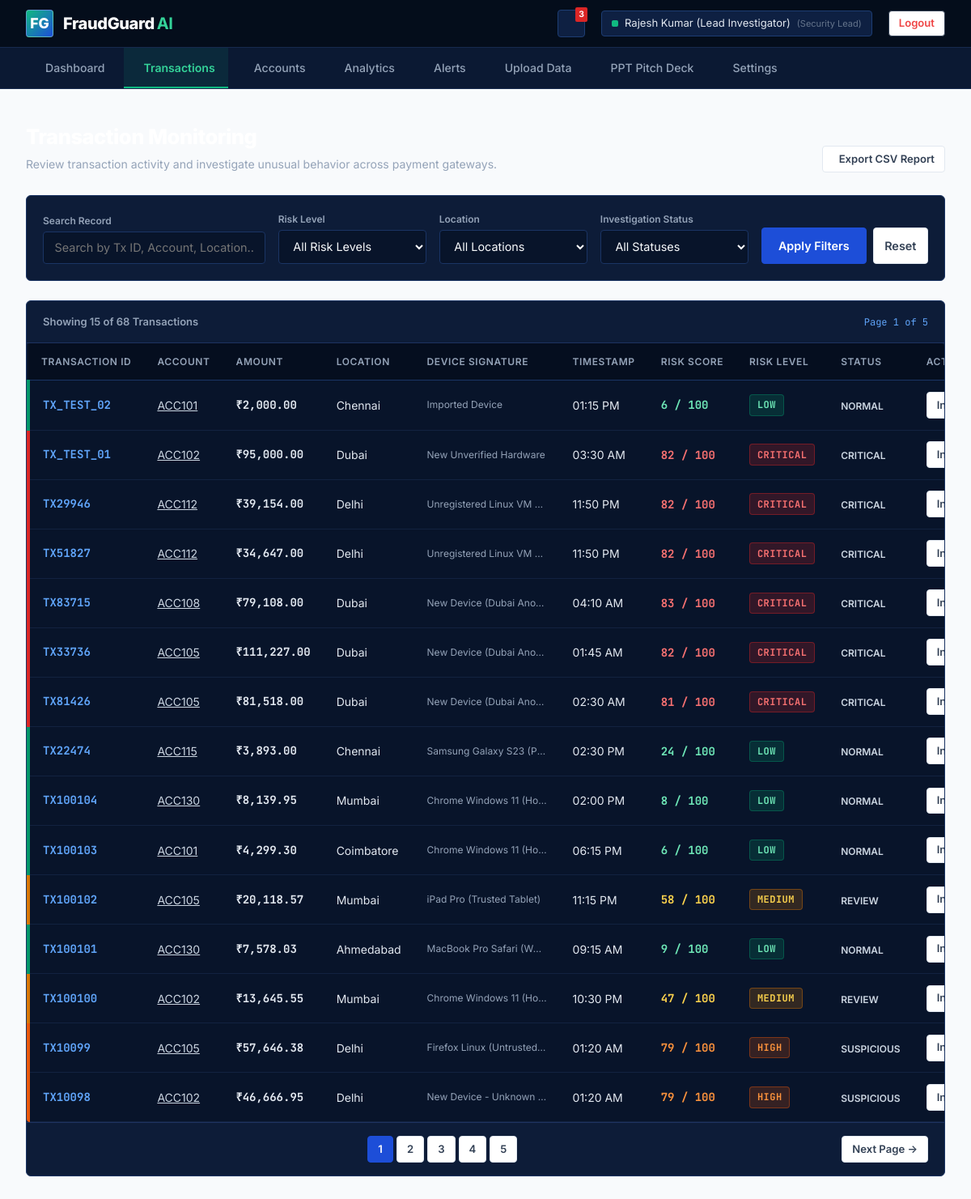
Page /transactions (signed in) on the earlier database version.
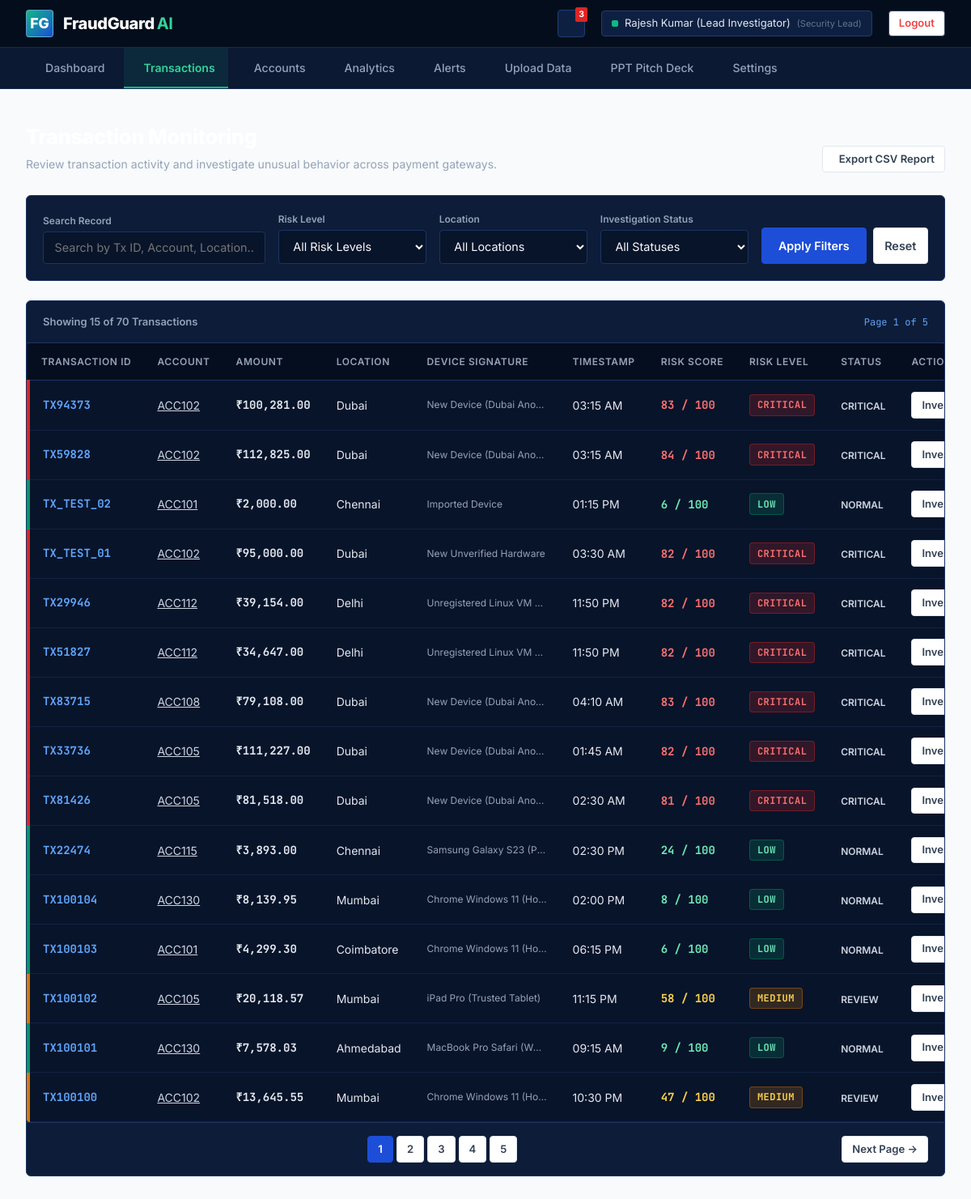
Same page on the later database version.
### tables this page shows
CREATE TABLE transactions (
            id INTEGER PRIMARY KEY AUTOINCREMENT,
            transaction_id TEXT UNIQUE NOT NULL,
            account_id TEXT NOT NULL,
            recipient_account_id TEXT,
            amount REAL NOT NULL,
            avg_amount REAL NOT NULL,
            location TEXT NOT NULL,
            time_str TEXT NOT NULL,
            device TEXT NOT NULL,
            new_device INTEGER DEFAULT 0,
            transactions_10min INTEGER DEFAULT 1,
            rule_score INTEGER DEFAULT 0,
            ml_score INTEGER DEFAULT 0,
            risk_score INTEGER DEFAULT 0,
            risk_level TEXT DEFAULT 'LOW',
            status TEXT DEFAULT 'NORMAL',
            flagged_reasons TEXT DEFAULT '[]',
            created_at TIMESTAMP DEFAULT CURRENT_TIMESTAMP
        );

### app.py (the view)
@app.route('/transactions')
@login_required
def transactions_view():
    risk_filter = request.args.get('risk', 'ALL')
    location_filter = request.args.get('location', 'ALL')
    status_filter = request.args.get('status', 'ALL')
    search_query = request.args.get('search', '')
    page = int(request.args.get('page', 1))
    per_page = 15
    offset = (page - 1) * per_page
    tx_list, total_count = get_all_transactions(
        limit=per_page,
        offset=offset,
        filter_risk=risk_filter,
        filter_location=location_filter,
        filter_status=status_filter,
        search=search_query
    )
    total_pages = max(1, (total_count + per_page - 1) // per_page)
    return render_template(
        'transactions.html',
        transactions=tx_list,
        total_count=total_count,
        page=page,
        total_pages=total_pages,
        risk_filter=risk_filter,
        location_filter=location_filter,
        status_filter=status_filter,
        search_query=search_query
    )

### app.py (called while the page is built)
def login_required(f):
    @wraps(f)
    def decorated_function(*args, **kwargs):
        if 'user_id' not in session:
            if request.is_json or request.path.startswith('/api/'):
                return jsonify({'success': False, 'message': 'Authentication required. Please log in.'}), 401
            return redirect(url_for('login_view', next=request.url))
        return f(*args, **kwargs)
    return decorated_function

### database.py (called while the page is built)
def get_db_connection():
    os.makedirs(os.path.dirname(DB_PATH), exist_ok=True)
    conn = sqlite3.connect(DB_PATH, timeout=30.0)
    conn.row_factory = sqlite3.Row
    return conn

### templates/transactions.html (shortened to what the changed rows need)
{% extends "base.html" %}
{% block content %}
<div class="app-main-content">
    <div style="margin-bottom: 1.75rem; display: flex; justify-content: space-between; align-items: flex-end;">
        <div>
            <h1 style="font-size: 1.6rem; font-weight: 800; color: #FFFFFF; letter-spacing: -0.02em;">
            </h1>
        </div>
    </div>
    <div class="panel-card" style="padding: 0;">
        <div style="padding: 1rem 1.25rem; border-bottom: 1px solid #1E3360; display: flex; justify-content: space-between; align-items: center;">
            <span style="font-size: 13px; color: #94A3B8; font-weight: 600;">
                Showing {{ transactions|length }} of {{ total_count }} Transactions
            </span>
            <span class="mono" style="font-size: 12px; color: #60A5FA;">
                Page {{ page }} of {{ total_pages }}
            </span>
        </div>
        <div class="table-responsive-container" style="border: none;">
            <table class="fraud-table">
                <thead>
                    <tr>
                        <th>Transaction ID</th>
                        <th>Account</th>
                        <th>Amount</th>
                        <th>Location</th>
                        <th>Device Signature</th>
                        <th>Timestamp</th>
                        <th>Risk Score</th>
                        <th>Risk Level</th>
                        <th>Status</th>
                        <th>Action</th>
                    </tr>
                </thead>
                <tbody>
                    {% for tx in transactions %}
                    <tr class="risk-{{ tx.risk_level.lower() }}">
                        <td style="font-weight: 700; font-family: 'JetBrains Mono', monospace; color: #60A5FA;">
                            {{ tx.transaction_id }}
                        </td>
                        <td>
                            <a href="{{ url_for('account_details_view', account_id=tx.account_id) }}" style="color: #CBD5E1; text-decoration: underline;">
                                {{ tx.account_id }}
                            </a>
                        </td>
                        <td style="font-weight: 700; font-family: 'JetBrains Mono', monospace;">
                            ₹{{ "{:,.2f}".format(tx.amount) }}
                        </td>
                        <td>{{ tx.location }}</td>
                        <td style="font-size: 12px; color: #94A3B8; max-width: 180px; overflow: hidden; text-overflow: ellipsis;">
                            {{ tx.device }}
                        </td>
                        <td>{{ tx.time_str }}</td>
                        <td>
                            <span class="mono" style="font-weight: 700; color: {% if tx.risk_score >= 81 %}#F87171{% elif tx.risk_score >= 61 %}#FB923C{% elif tx.risk_score >= 31 %}#FCD34D{% else %}#6EE7B7{% endif %};">
                                {{ tx.risk_score }} / 100
                            </span>
                        </td>
                        <td>
                            <span class="risk-tag {{ tx.risk_level.lower() }}">{{ tx.risk_level }}</span>
                        </td>
                        <td>
                            <span style="font-size: 12px; font-weight: 600; color: #CBD5E1;">{{ tx.status }}</span>
                        </td>
                        <td>
                            <a href="{{ url_for('transaction_details_view', tx_id=tx.transaction_id) }}" class="btn btn-secondary btn-sm">
                                Investigate &rarr;
                            </a>
                        </td>
                    </tr>
                    {% else %}
                    <tr>
                        <td colspan="10" style="text-align: center; padding: 2rem; color: #94A3B8;">
                            No transactions found matching the applied filter criteria.
                        </td>
                    </tr>
                    {% endfor %}
                </tbody>
            </table>
        </div>
        {% if total_pages > 1 %}
        <div style="padding: 1rem 1.25rem; border-top: 1px solid #1E3360; display: flex; justify-content: space-between; align-items: center;">
            <div style="display: flex; gap: 4px;">
                {% for p in range(1, total_pages + 1) %}
                <a href="{{ url_for('transactions_view', page=p, risk=risk_filter, location=location_filter, status=status_filter, search=search_query) }}" class="btn btn-sm {% if p == page %}btn-primary{% else %}btn-secondary{% endif %}" style="min-width: 32px;">
                    {{ p }}
                </a>
                {% endfor %}
            </div>
        </div>
        {% endif %}
    </div>
</div>
{% endblock %}

Differences in the rows shown:
no longer on this page (row unchanged): transactions: transaction_id "TX10099", account_id "ACC105", amount "57,646.38", location "Delhi", device "Firefox Linux (Untrusted…", time_str "01:20 AM", risk_score "79", risk_level "HIGH", status "SUSPICIOUS"
no longer on this page (row unchanged): transactions: transaction_id "TX10098", account_id "ACC102", amount "46,666.95", location "Delhi", device "New Device - Unknown…", time_str "01:20 AM", risk_score "79", risk_level "HIGH", status "SUSPICIOUS"
added transactions: transaction_id "TX94373", account_id "ACC102", amount "100,281.00", location "Dubai", device "New Device (Dubai Ano…", time_str "03:15 AM", risk_score "83", risk_level "CRITICAL", status "CRITICAL"
added transactions: transaction_id "TX59828", account_id "ACC102", amount "112,825.00", location "Dubai", device "New Device (Dubai Ano…", time_str "03:15 AM", risk_score "84", risk_level "CRITICAL", status "CRITICAL"
Other differences:
{{ total_count }}: "68" → "70"
